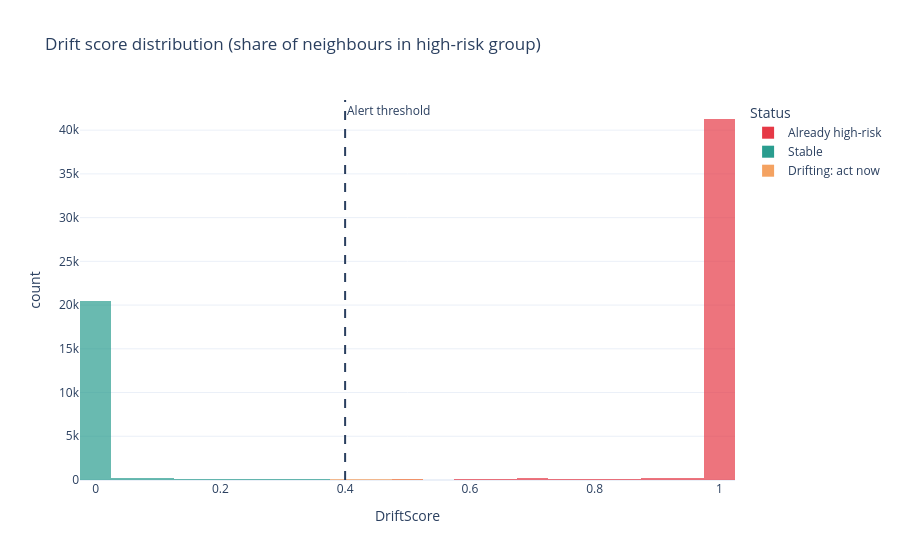

Here is the notebook cell this chart was saved with:
### Markdown cell above
## who is drifting towards high risk

### Code cell
# =====================================================
# 5. KNN: "WHO IS DRIFTING TOWARD THE HIGH-RISK GROUP?"
#    Train KNN to recognise the high-risk neighbourhood.
#    predict_proba = share of the K nearest customers who sit in high-risk.
#    That share is the DRIFT SCORE.
# =====================================================
y_train_hr = (train["Cluster"] == HIGH_RISK).astype(int)

knn = KNeighborsClassifier(n_neighbors=KNN_NEIGHBORS, n_jobs=-1)
knn.fit(X_train, y_train_hr)

def score_customers(df, X):
    out = df.copy()
    out["DriftScore"] = knn.predict_proba(X)[:, 1]
    out["InHighRisk"] = (out["Cluster"] == HIGH_RISK)
    # drifting = NOT yet in high-risk cluster, but neighbourhood is turning red
    out["Drifting"] = (~out["InHighRisk"]) & (out["DriftScore"] >= DRIFT_THRESHOLD)
    out["Status"] = np.select(
        [out["InHighRisk"], out["Drifting"]],
        ["Already high-risk", "Drifting: act now"],
        default="Stable"
    )
    return out

# Simulate production: score every test customer as if it were today's snapshot
scored = score_customers(test, X_test)

print("\nStatus counts (test):")
print(scored["Status"].value_counts())

fig = px.histogram(scored, x="DriftScore", color="Status", nbins=40, barmode="overlay",
                   opacity=0.7, title="Drift score distribution (share of neighbours in high-risk group)",
                   color_discrete_map={"Stable": "#2a9d8f",
                                       "Drifting: act now": "#f4a261",
                                       "Already high-risk": "#e63946"})
fig.add_vline(x=DRIFT_THRESHOLD, line_dash="dash", annotation_text="Alert threshold")
fig.update_layout(template="plotly_white")
fig.show()

### Figure 1 — Plotly figure (JSON) as saved in the notebook; plotly's stock layout.template omitted (floating-point values rounded to 4 significant figures; data arrays with more than 128 entries replaced by an {"elided": "..."} marker saying what was removed)
{"data": [{"bingroup": "x", "hovertemplate": "Status=Already high-risk<br>DriftScore=%{x}<br>count=%{y}<extra></extra>", "legendgroup": "Already high-risk", "marker": {"color": "#e63946", "opacity": 0.7, "pattern": {"shape": ""}}, "name": "Already high-risk", "nbinsx": 40, "orientation": "v", "showlegend": true, "type": "histogram", "x": {"elided": "42614 float values"}, "xaxis": "x", "yaxis": "y"}, {"bingroup": "x", "hovertemplate": "Status=Stable<br>DriftScore=%{x}<br>count=%{y}<extra></extra>", "legendgroup": "Stable", "marker": {"color": "#2a9d8f", "opacity": 0.7, "pattern": {"shape": ""}}, "name": "Stable", "nbinsx": 40, "orientation": "v", "showlegend": true, "type": "histogram", "x": {"elided": "21459 float values"}, "xaxis": "x", "yaxis": "y"}, {"bingroup": "x", "hovertemplate": "Status=Drifting: act now<br>DriftScore=%{x}<br>count=%{y}<extra></extra>", "legendgroup": "Drifting: act now", "marker": {"color": "#f4a261", "opacity": 0.7, "pattern": {"shape": ""}}, "name": "Drifting: act now", "nbinsx": 40, "orientation": "v", "showlegend": true, "type": "histogram", "x": {"elided": "301 float values"}, "xaxis": "x", "yaxis": "y"}], "layout": {"annotations": [{"showarrow": false, "text": "Alert threshold", "x": 0.4, "xanchor": "left", "xref": "x", "y": 1, "yanchor": "top", "yref": "y domain"}], "barmode": "overlay", "legend": {"title": {"text": "Status"}, "tracegroupgap": 0}, "shapes": [{"line": {"dash": "dash"}, "type": "line", "x0": 0.4, "x1": 0.4, "xref": "x", "y0": 0, "y1": 1, "yref": "y domain"}], "title": {"text": "Drift score distribution (share of neighbours in high-risk group)"}, "xaxis": {"anchor": "y", "domain": [0, 1], "title": {"text": "DriftScore"}}, "yaxis": {"anchor": "x", "domain": [0, 1], "title": {"text": "count"}}}}
